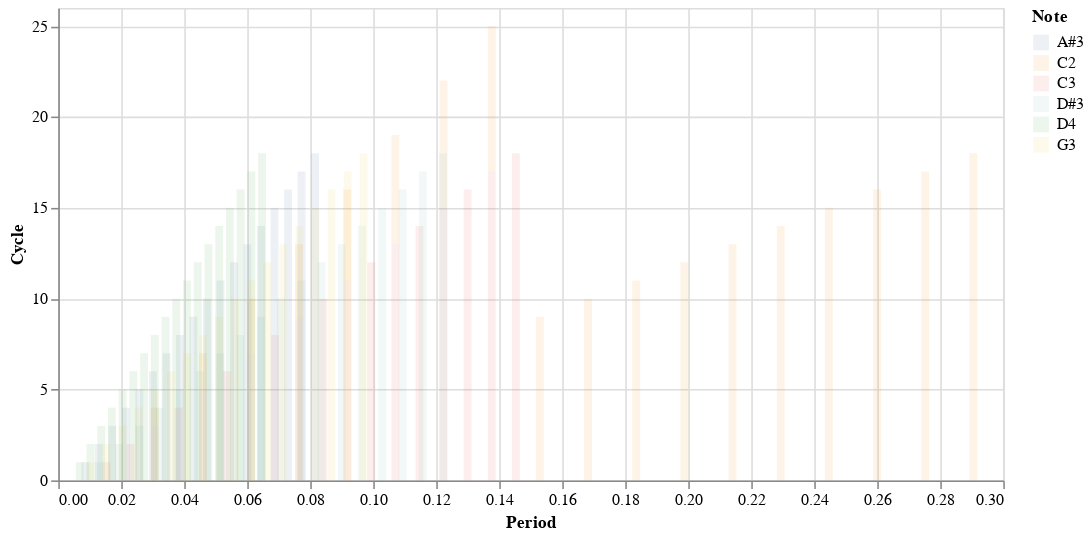

The code cell stored with this chart in its notebook:
### Code cell
chart3 = alt.Chart(long_period_df).mark_bar(
    opacity=0.1,
    # xOffset=0.5
).encode(
    x=alt.X('t_values', title='Period',),
    y=alt.Y('cycle_or_t:Q', title='Cycle' ),
    color=alt.Color('note_name', title='Note'),
).properties(
    width=600,
    height=300
)
chart3

### Figure 1 — Vega-Lite specification as saved in the notebook (floating-point values rounded to 4 significant figures)
{"config": {"view": {"continuousWidth": 300, "continuousHeight": 300}}, "data": {"name": "data-59ed07ae15cbc598b2ba65c478d7033a"}, "mark": {"type": "bar", "opacity": 0.1}, "encoding": {"color": {"field": "note_name", "title": "Note", "type": "nominal"}, "x": {"field": "t_values", "title": "Period", "type": "quantitative"}, "y": {"field": "cycle_or_t", "title": "Cycle", "type": "quantitative"}}, "height": 300, "width": 600, "$schema": "https://vega.github.io/schema/vega-lite/v5.20.1.json", "datasets": {"data-59ed07ae15cbc598b2ba65c478d7033a": [{"cycle_or_t": 0, "note_name": "C2", "t_values": 0.01529}, {"cycle_or_t": 1, "note_name": "C2", "t_values": 0.03058}, {"cycle_or_t": 2, "note_name": "C2", "t_values": 0.04587}, {"cycle_or_t": 3, "note_name": "C2", "t_values": 0.06116}, {"cycle_or_t": 4, "note_name": "C2", "t_values": 0.07645}, {"cycle_or_t": 5, "note_name": "C2", "t_values": 0.09173}, {"cycle_or_t": 6, "note_name": "C2", "t_values": 0.107}, {"cycle_or_t": 7, "note_name": "C2", "t_values": 0.1223}, {"cycle_or_t": 8, "note_name": "C2", "t_values": 0.1376}, {"cycle_or_t": 9, "note_name": "C2", "t_values": 0.1529}, {"cycle_or_t": 10, "note_name": "C2", "t_values": 0.1682}, {"cycle_or_t": 11, "note_name": "C2", "t_values": 0.1835}, {"cycle_or_t": 12, "note_name": "C2", "t_values": 0.1988}, {"cycle_or_t": 13, "note_name": "C2", "t_values": 0.214}, {"cycle_or_t": 14, "note_name": "C2", "t_values": 0.2293}, {"cycle_or_t": 15, "note_name": "C2", "t_values": 0.2446}, {"cycle_or_t": 16, "note_name": "C2", "t_values": 0.2599}, {"cycle_or_t": 17, "note_name": "C2", "t_values": 0.2752}, {"cycle_or_t": 18, "note_name": "C2", "t_values": 0.2905}, {"cycle_or_t": 0, "note_name": "C3", "t_values": 0.007645}, {"cycle_or_t": 1, "note_name": "C3", "t_values": 0.01529}, {"cycle_or_t": 2, "note_name": "C3", "t_values": 0.02293}, {"cycle_or_t": 3, "note_name": "C3", "t_values": 0.03058}, {"cycle_or_t": 4, "note_name": "C3", "t_values": 0.03822}, {"cycle_or_t": 5, "note_name": "C3", "t_values": 0.04587}, {"cycle_or_t": 6, "note_name": "C3", "t_values": 0.05351}, {"cycle_or_t": 7, "note_name": "C3", "t_values": 0.06116}, {"cycle_or_t": 8, "note_name": "C3", "t_values": 0.0688}, {"cycle_or_t": 9, "note_name": "C3", "t_values": 0.07645}, {"cycle_or_t": 10, "note_name": "C3", "t_values": 0.08409}, {"cycle_or_t": 11, "note_name": "C3", "t_values": 0.09173}, {"cycle_or_t": 12, "note_name": "C3", "t_values": 0.09938}, {"cycle_or_t": 13, "note_name": "C3", "t_values": 0.107}, {"cycle_or_t": 14, "note_name": "C3", "t_values": 0.1147}, {"cycle_or_t": 15, "note_name": "C3", "t_values": 0.1223}, {"cycle_or_t": 16, "note_name": "C3", "t_values": 0.13}, {"cycle_or_t": 17, "note_name": "C3", "t_values": 0.1376}, {"cycle_or_t": 18, "note_name": "C3", "t_values": 0.1452}, {"cycle_or_t": 0, "note_name": "D#3", "t_values": 0.006428}, {"cycle_or_t": 1, "note_name": "D#3", "t_values": 0.01286}, {"cycle_or_t": 2, "note_name": "D#3", "t_values": 0.01928}, {"cycle_or_t": 3, "note_name": "D#3", "t_values": 0.02571}, {"cycle_or_t": 4, "note_name": "D#3", "t_values": 0.03214}, {"cycle_or_t": 5, "note_name": "D#3", "t_values": 0.03857}, {"cycle_or_t": 6, "note_name": "D#3", "t_values": 0.045}, {"cycle_or_t": 7, "note_name": "D#3", "t_values": 0.05143}, {"cycle_or_t": 8, "note_name": "D#3", "t_values": 0.05785}, {"cycle_or_t": 9, "note_name": "D#3", "t_values": 0.06428}, {"cycle_or_t": 10, "note_name": "D#3", "t_values": 0.07071}, {"cycle_or_t": 11, "note_name": "D#3", "t_values": 0.07714}, {"cycle_or_t": 12, "note_name": "D#3", "t_values": 0.08357}, {"cycle_or_t": 13, "note_name": "D#3", "t_values": 0.09}, {"cycle_or_t": 14, "note_name": "D#3", "t_values": 0.09642}, {"cycle_or_t": 15, "note_name": "D#3", "t_values": 0.1029}, {"cycle_or_t": 16, "note_name": "D#3", "t_values": 0.1093}, {"cycle_or_t": 17, "note_name": "D#3", "t_values": 0.1157}, {"cycle_or_t": 18, "note_name": "D#3", "t_values": 0.1221}, {"cycle_or_t": 0, "note_name": "G3", "t_values": 0.005102}, {"cycle_or_t": 1, "note_name": "G3", "t_values": 0.0102}, {"cycle_or_t": 2, "note_name": "G3", "t_values": 0.01531}, {"cycle_or_t": 3, "note_name": "G3", "t_values": 0.02041}, {"cycle_or_t": 4, "note_name": "G3", "t_values": 0.02551}, {"cycle_or_t": 5, "note_name": "G3", "t_values": 0.03061}, {"cycle_or_t": 6, "note_name": "G3", "t_values": 0.03571}, {"cycle_or_t": 7, "note_name": "G3", "t_values": 0.04082}, {"cycle_or_t": 8, "note_name": "G3", "t_values": 0.04592}, {"cycle_or_t": 9, "note_name": "G3", "t_values": 0.05102}, {"cycle_or_t": 10, "note_name": "G3", "t_values": 0.05612}, {"cycle_or_t": 11, "note_name": "G3", "t_values": 0.06123}, {"cycle_or_t": 12, "note_name": "G3", "t_values": 0.06633}, {"cycle_or_t": 13, "note_name": "G3", "t_values": 0.07143}, {"cycle_or_t": 14, "note_name": "G3", "t_values": 0.07653}, {"cycle_or_t": 15, "note_name": "G3", "t_values": 0.08163}, {"cycle_or_t": 16, "note_name": "G3", "t_values": 0.08674}, {"cycle_or_t": 17, "note_name": "G3", "t_values": 0.09184}, {"cycle_or_t": 18, "note_name": "G3", "t_values": 0.09694}, {"cycle_or_t": 0, "note_name": "A#3", "t_values": 0.00429}, {"cycle_or_t": 1, "note_name": "A#3", "t_values": 0.008581}, {"cycle_or_t": 2, "note_name": "A#3", "t_values": 0.01287}, {"cycle_or_t": 3, "note_name": "A#3", "t_values": 0.01716}, {"cycle_or_t": 4, "note_name": "A#3", "t_values": 0.02145}, {"cycle_or_t": 5, "note_name": "A#3", "t_values": 0.02574}, {"cycle_or_t": 6, "note_name": "A#3", "t_values": 0.03003}, {"cycle_or_t": 7, "note_name": "A#3", "t_values": 0.03432}, {"cycle_or_t": 8, "note_name": "A#3", "t_values": 0.03861}, {"cycle_or_t": 9, "note_name": "A#3", "t_values": 0.0429}, {"cycle_or_t": 10, "note_name": "A#3", "t_values": 0.04719}, {"cycle_or_t": 11, "note_name": "A#3", "t_values": 0.05148}, {"cycle_or_t": 12, "note_name": "A#3", "t_values": 0.05577}, {"cycle_or_t": 13, "note_name": "A#3", "t_values": 0.06006}, {"cycle_or_t": 14, "note_name": "A#3", "t_values": 0.06436}, {"cycle_or_t": 15, "note_name": "A#3", "t_values": 0.06865}, {"cycle_or_t": 16, "note_name": "A#3", "t_values": 0.07294}, {"cycle_or_t": 17, "note_name": "A#3", "t_values": 0.07723}, {"cycle_or_t": 18, "note_name": "A#3", "t_values": 0.08152}, {"cycle_or_t": 0, "note_name": "D4", "t_values": 0.003405}, {"cycle_or_t": 1, "note_name": "D4", "t_values": 0.00681}, {"cycle_or_t": 2, "note_name": "D4", "t_values": 0.01022}, {"cycle_or_t": 3, "note_name": "D4", "t_values": 0.01362}, {"cycle_or_t": 4, "note_name": "D4", "t_values": 0.01703}, {"cycle_or_t": 5, "note_name": "D4", "t_values": 0.02043}, {"cycle_or_t": 6, "note_name": "D4", "t_values": 0.02384}, {"cycle_or_t": 7, "note_name": "D4", "t_values": 0.02724}, {"cycle_or_t": 8, "note_name": "D4", "t_values": 0.03065}, {"cycle_or_t": 9, "note_name": "D4", "t_values": 0.03405}, {"cycle_or_t": 10, "note_name": "D4", "t_values": 0.03746}, {"cycle_or_t": 11, "note_name": "D4", "t_values": 0.04086}, {"cycle_or_t": 12, "note_name": "D4", "t_values": 0.04427}, {"cycle_or_t": 13, "note_name": "D4", "t_values": 0.04767}, {"cycle_or_t": 14, "note_name": "D4", "t_values": 0.05108}, {"cycle_or_t": 15, "note_name": "D4", "t_values": 0.05448}, {"cycle_or_t": 16, "note_name": "D4", "t_values": 0.05789}, {"cycle_or_t": 17, "note_name": "D4", "t_values": 0.06129}, {"cycle_or_t": 18, "note_name": "D4", "t_values": 0.0647}]}}
